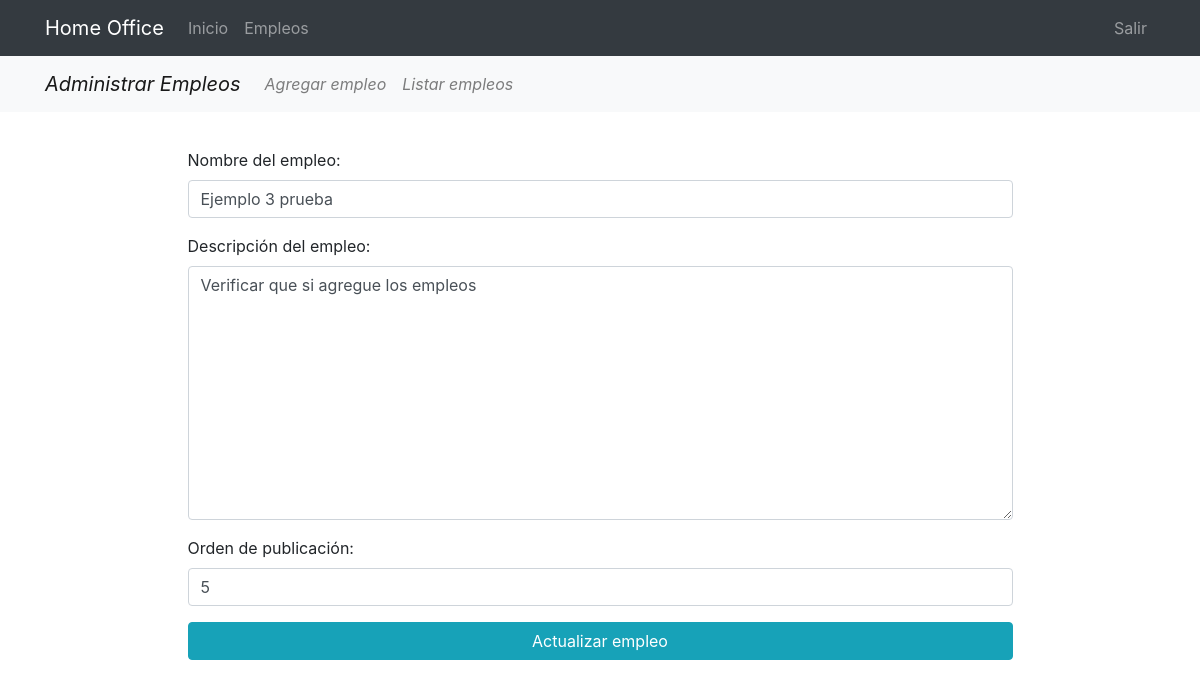
Page /pages/update/5/ (signed in) on the earlier database version.
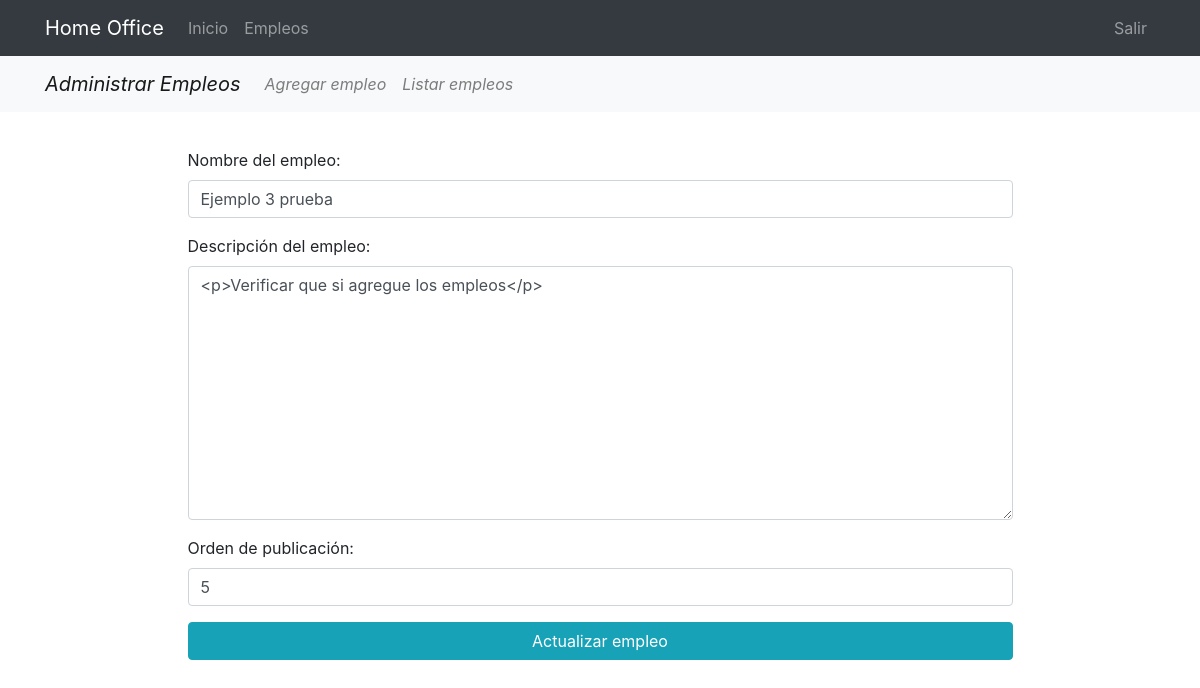
Same page on the later database version.
### pages/models.py (models this page shows, shortened)
class Page(models.Model):
    title = models.CharField(verbose_name="Nombre del empleo", max_length=200)
    content = RichTextField(verbose_name="Descripción del empleo")
    order = models.SmallIntegerField(verbose_name="Orden de publicación", default=0)
    created = models.DateTimeField(auto_now_add=True, verbose_name="Fecha de creación")
    updated = models.DateTimeField(auto_now=True, verbose_name="Fecha de edición")
    class Meta:
        verbose_name = "Empleo"
        verbose_name_plural = "Empleos"
        ordering = ['order', 'title']

### pages/views.py (the view, shortened to what this page needs)
# urls.py: path('update/<int:pk>/', PageUpdate.as_view(), name='update' ),
@method_decorator(staff_member_required, name='dispatch')
class PageUpdate(UpdateView):
    model = Page
    form_class = PageForm
    template_name_suffix = '_update_form'

### pages/forms.py
class PageForm(forms.ModelForm):
    class Meta:
        model = Page
        fields = ['title', 'content', 'order']
        widgets = {
            'title': forms.TextInput(attrs={'class':'form-control'}),
            'content': forms.Textarea  (attrs={'class':'form-control'}),
            'order': forms.NumberInput(attrs={'class':'form-control'}),
        }

### pages/templates/pages/page_update_form.html (shortened to what this page needs)
{% extends 'core/base.html' %}
{% load static %}
{% block content %}
{% include 'pages/includes/pages_menu.html'%}
<main role="main">
  <div class="container">
    <div class="row mt-3 mb-5">
      <div class="col-md-9 mx-auto">
        <div>
          <form action="" method="post">{% csrf_token %}
               {{ form.as_p }}
                <div class="text-center">
                  <input type="submit" class="btn btn-info btn-block" value="Actualizar empleo" />
                </div>
          </form>
        </div>
      </div>
    </div>
  </div>
</main>
{% endblock %}

### core/templates/core/base.html (shortened to what this page needs)
<!DOCTYPE html>
<html lang="es">
  <head>
    {% load static %}
    <link href="{% static 'core/vendor/bootstrap/css/bootstrap.min.css' %}" rel="stylesheet">
    <link href="{% static 'core/vendor/font-awesome/css/font-awesome.min.css' %}" rel="stylesheet" type="text/css">
    <link href="{% static 'core/css/main.css' %}" rel="stylesheet">
  </head>
  <body>
    <body>
      <nav class="navbar navbar-expand-lg navbar-dark bg-dark">
        <div class="container">
          <a class="navbar-brand" href="{% url 'home' %}">Home Office</a>
          <div class="collapse navbar-collapse" id="ned">
            <ul class="navbar-nav mr-auto">
              <li class="nav-item">
                <a class="nav-link" href="{% url 'home' %}">Inicio</a>
              </li>
              <li class="nav-item">
                <a class="nav-link" href="{% url 'pages:pages' %}">Empleos</a>
              </li>
            </ul>
            <ul class="navbar-nav">
              {% if not request.user.is_authenticated %}
                <li class="nav-item">
                  <a class="nav-link" href="{% url 'login' %}"> Iniciar sesión </a>
                </li>
                <li class="nav-item">
                  <a class="nav-link" href="{% url 'signup' %}"> Crear cuenta </a>
                </li>
              {% else %}
                <li class="nav-item">
                  <a class="nav-link" href="{% url 'logout' %}"> Salir </a>
                </li>
              {% endif %}
            </ul>
          </div>
        </div>
      </nav>
      {% block content %}{% endblock %}
  </body>
</html>

### pages/templates/pages/includes/pages_menu.html (shortened to what this page needs)
{% load static %}
<link href="{% static 'pages/css/custom_ckeditor.css' %}" rel="stylesheet">
{% if request.user.is_staff %}
<nav class="navbar navbar-expand-lg navbar-light bg-light">
  <div class="container">
    <span class="navbar-brand" href="#"><i>Administrar Empleos</i></span>
    <div class="collapse navbar-collapse" id="nep">
      <ul class="navbar-nav mr-auto">
        <li class="nav-item">
          <a class="nav-link" href="{% url 'pages:create' %}"><i>Agregar empleo</i></a>
        </li>
        <li class="nav-item">
          <a class="nav-link" href="{% url 'pages:pages' %}"><i>Listar empleos</i></a>
        </li>
      </ul>
    </div>
  </div>
</nav>
{% endif %}

### core/static/core/css/main.css (style rules this page uses)
main { padding-top: 20px; }
:root { --jumbotron-padding-y: 3rem; }

Differences in the rows shown:
changed Page "Ejemplo 3 prueba": content "Verificar que si agregue los empleos" → "<p>Verificar que si agregue los empleos</p>"
